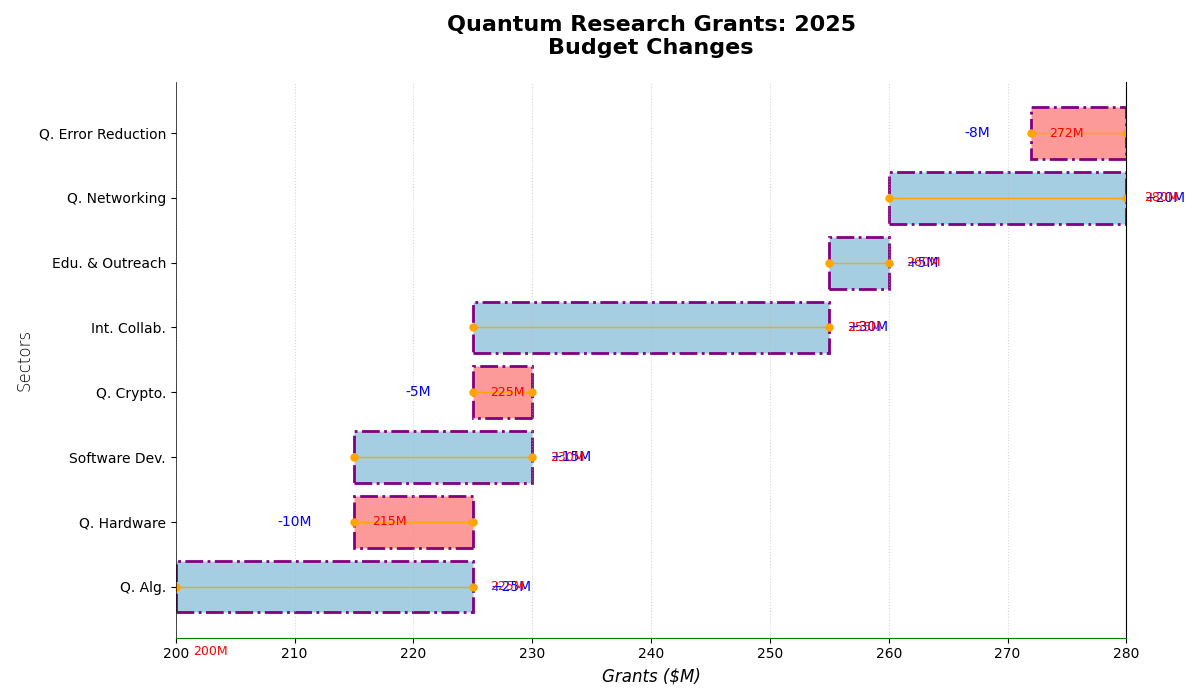

The Python source for this figure:
import matplotlib.pyplot as plt

initial_budget = 200

grant_changes = {
    'Q. Alg.': 25,
    'Q. Hardware': -10,
    'Software Dev.': 15,
    'Q. Crypto.': -5,
    'Int. Collab.': 30,
    'Edu. & Outreach': 5,
    'Q. Networking': 20,
    'Q. Error Reduction': -8
}

cumulative_values = [initial_budget]
labels = ['Initial']
for sector, change in grant_changes.items():
    cumulative_values.append(cumulative_values[-1] + change)
    labels.append(sector)

bar_colors = ['#a6cee3' if change >= 0 else '#fb9a99' for change in grant_changes.values()]

fig, ax = plt.subplots(figsize=(12, 7))

for i in range(1, len(cumulative_values)):
    start_val = cumulative_values[i-1]
    end_val = cumulative_values[i]
    ax.barh(labels[i], end_val - start_val, left=start_val, color=bar_colors[i-1], edgecolor='purple', linestyle='-.', linewidth=2)
    ax.plot([start_val, end_val], [i-1, i-1], color='orange', linewidth=1, marker='o', markersize=5)

plt.ylabel('Sectors', fontsize=12, fontweight='light')
plt.xlabel('Grants ($M)', fontsize=12, fontstyle='italic')
plt.title('Quantum Research Grants: 2025\nBudget Changes', fontsize=16, fontweight='semibold', pad=20)

for i in range(1, len(cumulative_values)):
    change_val = grant_changes[labels[i]]
    ax.text(cumulative_values[i] + (1.5 if change_val > 0 else -3.5), i-1, 
            f"{change_val:+}M", ha='left' if change_val > 0 else 'right', 
            va='center', color='blue', fontsize=10)

for i in range(len(cumulative_values)):
    ax.text(cumulative_values[i] + 1.5, i-1, f"{cumulative_values[i]}M", 
            ha='left', va='center', color='red', fontsize=9)

ax.xaxis.grid(True, linestyle=':', alpha=0.5)
ax.spines['top'].set_visible(False)
ax.spines['bottom'].set_color('green')
ax.spines['left'].set_linewidth(0.5)
plt.tight_layout()
plt.show()
